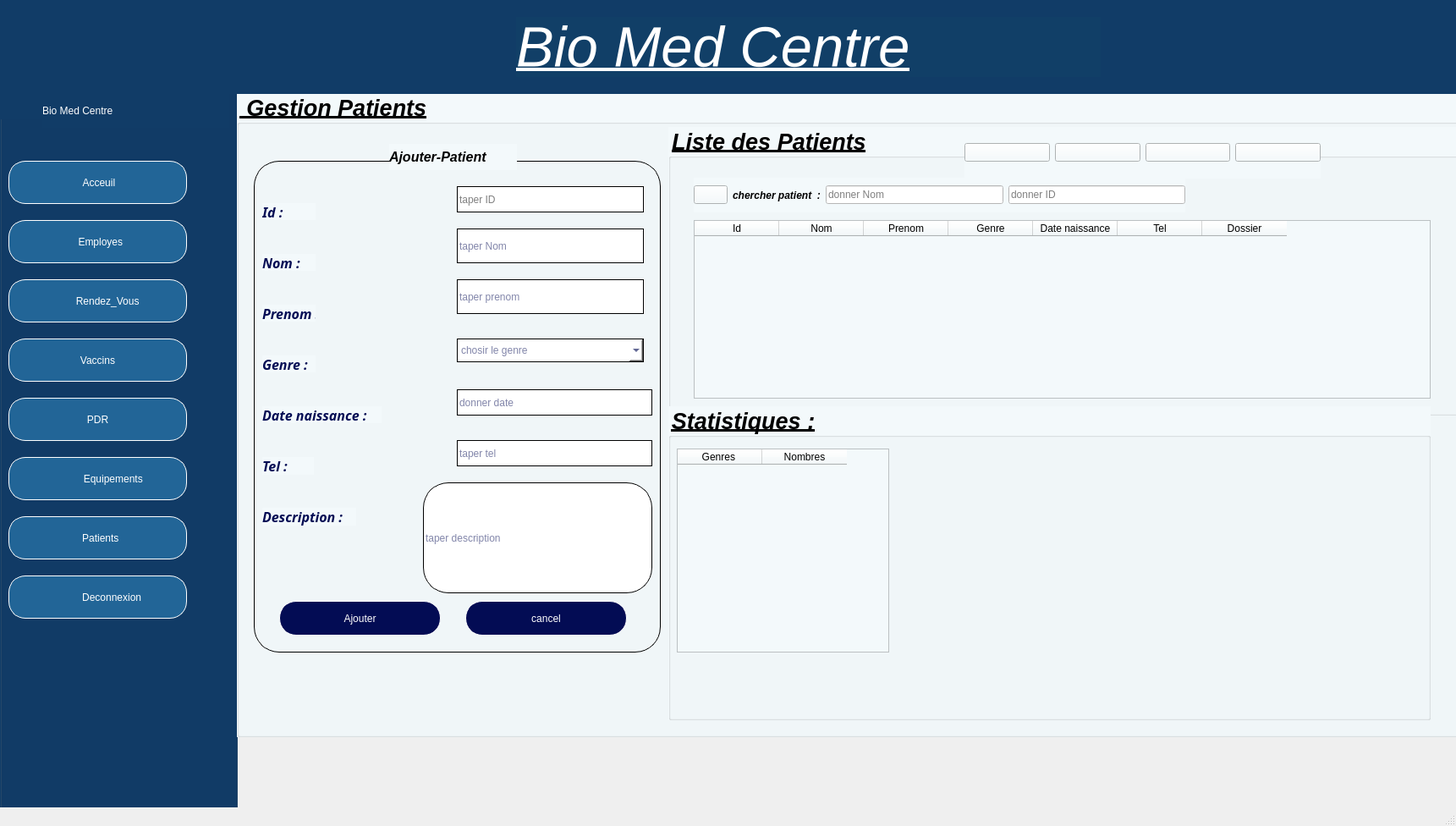
<?xml version="1.0" encoding="UTF-8"?>
<ui version="4.0">
 <class>MainWindow</class>
 <widget class="QMainWindow" name="MainWindow">
  <property name="geometry">
   <rect>
    <x>0</x>
    <y>0</y>
    <width>1721</width>
    <height>976</height>
   </rect>
  </property>
  <property name="windowTitle">
   <string>MainWindow</string>
  </property>
  <widget class="QWidget" name="centralwidget">
   <widget class="QGroupBox" name="groupBox">
    <property name="geometry">
     <rect>
      <x>0</x>
      <y>-10</y>
      <width>281</width>
      <height>991</height>
     </rect>
    </property>
    <property name="styleSheet">
     <string notr="true">background-color: rgb(17, 60, 103);</string>
    </property>
    <property name="title">
     <string/>
    </property>
    <widget class="QPushButton" name="pushButton_2">
     <property name="geometry">
      <rect>
       <x>10</x>
       <y>270</y>
       <width>211</width>
       <height>51</height>
      </rect>
     </property>
     <property name="styleSheet">
      <string notr="true">border:1px solid white;
border-radius:20px;
background-color:#226597;
color:white</string>
     </property>
     <property name="text">
      <string>  Employes</string>
     </property>
    </widget>
    <widget class="QPushButton" name="pushButton_3">
     <property name="geometry">
      <rect>
       <x>10</x>
       <y>340</y>
       <width>211</width>
       <height>51</height>
      </rect>
     </property>
     <property name="styleSheet">
      <string notr="true">border:1px solid white;
border-radius:20px;
background-color:#226597;
color:white</string>
     </property>
     <property name="text">
      <string>       Rendez_Vous</string>
     </property>
    </widget>
    <widget class="QPushButton" name="pushButton_4">
     <property name="geometry">
      <rect>
       <x>10</x>
       <y>410</y>
       <width>211</width>
       <height>51</height>
      </rect>
     </property>
     <property name="styleSheet">
      <string notr="true">border:1px solid white;
border-radius:20px;
background-color:#226597;
color:white</string>
     </property>
     <property name="text">
      <string>Vaccins</string>
     </property>
    </widget>
    <widget class="QPushButton" name="pushButton_5">
     <property name="geometry">
      <rect>
       <x>10</x>
       <y>480</y>
       <width>211</width>
       <height>51</height>
      </rect>
     </property>
     <property name="styleSheet">
      <string notr="true">border:1px solid white;
border-radius:20px;
background-color:#226597;
color:white</string>
     </property>
     <property name="text">
      <string>PDR</string>
     </property>
    </widget>
    <widget class="QPushButton" name="pushButton_7">
     <property name="geometry">
      <rect>
       <x>10</x>
       <y>550</y>
       <width>211</width>
       <height>51</height>
      </rect>
     </property>
     <property name="styleSheet">
      <string notr="true">border:1px solid white;
border-radius:20px;
background-color:#226597;
color:white</string>
     </property>
     <property name="text">
      <string>           Equipements</string>
     </property>
    </widget>
    <widget class="QPushButton" name="pushButton_8">
     <property name="geometry">
      <rect>
       <x>10</x>
       <y>620</y>
       <width>211</width>
       <height>51</height>
      </rect>
     </property>
     <property name="styleSheet">
      <string notr="true">border:1px solid white;
border-radius:20px;
background-color:#226597;
color:white</string>
     </property>
     <property name="text">
      <string>  Patients</string>
     </property>
    </widget>
    <widget class="QPushButton" name="pushButton_9">
     <property name="geometry">
      <rect>
       <x>10</x>
       <y>690</y>
       <width>211</width>
       <height>51</height>
      </rect>
     </property>
     <property name="styleSheet">
      <string notr="true">border:1px solid white;
border-radius:20px;
background-color:#226597;
color:white</string>
     </property>
     <property name="text">
      <string>          Deconnexion</string>
     </property>
    </widget>
    <widget class="QPushButton" name="pushButton">
     <property name="geometry">
      <rect>
       <x>10</x>
       <y>200</y>
       <width>211</width>
       <height>51</height>
      </rect>
     </property>
     <property name="styleSheet">
      <string notr="true">border:1px solid white;
border-radius:20px;
background-color:#226597;
color:white</string>
     </property>
     <property name="text">
      <string> Acceuil</string>
     </property>
    </widget>
    <widget class="QLabel" name="label_11">
     <property name="geometry">
      <rect>
       <x>20</x>
       <y>210</y>
       <width>63</width>
       <height>31</height>
      </rect>
     </property>
     <property name="styleSheet">
      <string notr="true">image: url(:/new/prefix1/image/Adobe Express - file.png);
background-color: rgb(34, 101, 151);
</string>
     </property>
     <property name="text">
      <string/>
     </property>
    </widget>
    <widget class="QLabel" name="label_12">
     <property name="geometry">
      <rect>
       <x>20</x>
       <y>280</y>
       <width>63</width>
       <height>31</height>
      </rect>
     </property>
     <property name="styleSheet">
      <string notr="true">image: url(:/new/prefix1/image/employe-Photoroom.png);
background-color: rgb(34, 101, 151);</string>
     </property>
     <property name="text">
      <string/>
     </property>
    </widget>
    <widget class="QLabel" name="label_13">
     <property name="geometry">
      <rect>
       <x>20</x>
       <y>350</y>
       <width>63</width>
       <height>31</height>
      </rect>
     </property>
     <property name="styleSheet">
      <string notr="true">image: url(:/new/prefix1/image/Remove background project.png);
background-color: rgb(34, 101, 151);</string>
     </property>
     <property name="text">
      <string/>
     </property>
    </widget>
    <widget class="QLabel" name="label_14">
     <property name="geometry">
      <rect>
       <x>20</x>
       <y>420</y>
       <width>63</width>
       <height>31</height>
      </rect>
     </property>
     <property name="styleSheet">
      <string notr="true">image: url(:/new/prefix1/image/Adobe Express - file (2).png);
background-color: rgb(34, 101, 151);</string>
     </property>
     <property name="text">
      <string/>
     </property>
    </widget>
    <widget class="QLabel" name="label_15">
     <property name="geometry">
      <rect>
       <x>20</x>
       <y>490</y>
       <width>63</width>
       <height>31</height>
      </rect>
     </property>
     <property name="styleSheet">
      <string notr="true">image: url(:/new/prefix1/image/Adobe Express - file (3).png);
background-color: rgb(34, 101, 151);
</string>
     </property>
     <property name="text">
      <string/>
     </property>
    </widget>
    <widget class="QLabel" name="label_16">
     <property name="geometry">
      <rect>
       <x>20</x>
       <y>560</y>
       <width>63</width>
       <height>31</height>
      </rect>
     </property>
     <property name="styleSheet">
      <string notr="true">image: url(:/new/prefix1/image/equipement.png);
background-color: rgb(34, 101, 151);</string>
     </property>
     <property name="text">
      <string/>
     </property>
    </widget>
    <widget class="QLabel" name="label_17">
     <property name="geometry">
      <rect>
       <x>20</x>
       <y>630</y>
       <width>63</width>
       <height>31</height>
      </rect>
     </property>
     <property name="styleSheet">
      <string notr="true">image: url(:/new/prefix1/image/patient.png);
background-color: rgb(34, 101, 151);</string>
     </property>
     <property name="text">
      <string/>
     </property>
    </widget>
    <widget class="QLabel" name="label_18">
     <property name="geometry">
      <rect>
       <x>20</x>
       <y>700</y>
       <width>63</width>
       <height>31</height>
      </rect>
     </property>
     <property name="styleSheet">
      <string notr="true">image: url(:/new/prefix1/image/dec.png);
background-color: rgb(34, 101, 151);</string>
     </property>
     <property name="text">
      <string/>
     </property>
    </widget>
    <widget class="QLabel" name="label_24">
     <property name="geometry">
      <rect>
       <x>-10</x>
       <y>0</y>
       <width>271</width>
       <height>151</height>
      </rect>
     </property>
     <property name="styleSheet">
      <string notr="true">image: url(:/new/prefix1/image/Adobe Express - file (5).png);</string>
     </property>
     <property name="text">
      <string/>
     </property>
    </widget>
    <widget class="QLabel" name="label_25">
     <property name="geometry">
      <rect>
       <x>50</x>
       <y>120</y>
       <width>221</width>
       <height>41</height>
      </rect>
     </property>
     <property name="styleSheet">
      <string notr="true">background-color: rgb(17, 60, 103);
color: rgb(255, 255, 255);
font: 900 italic 15pt &quot;Segoe UI&quot;;</string>
     </property>
     <property name="text">
      <string>Bio Med Centre</string>
     </property>
    </widget>
   </widget>
   <widget class="QGroupBox" name="groupBox_2">
    <property name="geometry">
     <rect>
      <x>280</x>
      <y>110</y>
      <width>1451</width>
      <height>761</height>
     </rect>
    </property>
    <property name="font">
     <font>
      <pointsize>20</pointsize>
      <italic>true</italic>
      <bold>true</bold>
      <underline>true</underline>
     </font>
    </property>
    <property name="styleSheet">
     <string notr="true">background-color: rgb(243, 249, 251);
color: rgb(0, 0, 0);
</string>
    </property>
    <property name="title">
     <string> Gestion Patients</string>
    </property>
    <widget class="QLabel" name="label_2">
     <property name="geometry">
      <rect>
       <x>30</x>
       <y>130</y>
       <width>63</width>
       <height>20</height>
      </rect>
     </property>
     <property name="font">
      <font>
       <family>Perpetua</family>
       <pointsize>12</pointsize>
       <italic>true</italic>
       <bold>true</bold>
      </font>
     </property>
     <property name="styleSheet">
      <string notr="true">color:#030C54</string>
     </property>
     <property name="text">
      <string>Id :</string>
     </property>
    </widget>
    <widget class="QLabel" name="label_3">
     <property name="geometry">
      <rect>
       <x>30</x>
       <y>190</y>
       <width>63</width>
       <height>20</height>
      </rect>
     </property>
     <property name="font">
      <font>
       <family>Perpetua</family>
       <pointsize>12</pointsize>
       <italic>true</italic>
       <bold>true</bold>
      </font>
     </property>
     <property name="styleSheet">
      <string notr="true">color:#030C54</string>
     </property>
     <property name="text">
      <string>Nom :</string>
     </property>
    </widget>
    <widget class="QLabel" name="label_4">
     <property name="geometry">
      <rect>
       <x>30</x>
       <y>250</y>
       <width>63</width>
       <height>20</height>
      </rect>
     </property>
     <property name="font">
      <font>
       <family>Perpetua</family>
       <pointsize>12</pointsize>
       <italic>true</italic>
       <bold>true</bold>
      </font>
     </property>
     <property name="styleSheet">
      <string notr="true">color:#030C54</string>
     </property>
     <property name="text">
      <string>Prenom :</string>
     </property>
    </widget>
    <widget class="QLabel" name="label_5">
     <property name="geometry">
      <rect>
       <x>30</x>
       <y>310</y>
       <width>63</width>
       <height>20</height>
      </rect>
     </property>
     <property name="font">
      <font>
       <family>Perpetua</family>
       <pointsize>12</pointsize>
       <italic>true</italic>
       <bold>true</bold>
      </font>
     </property>
     <property name="styleSheet">
      <string notr="true">color:#030C54</string>
     </property>
     <property name="text">
      <string>Genre :</string>
     </property>
    </widget>
    <widget class="QLabel" name="label_6">
     <property name="geometry">
      <rect>
       <x>30</x>
       <y>370</y>
       <width>141</width>
       <height>20</height>
      </rect>
     </property>
     <property name="font">
      <font>
       <family>Perpetua</family>
       <pointsize>12</pointsize>
       <italic>true</italic>
       <bold>true</bold>
      </font>
     </property>
     <property name="styleSheet">
      <string notr="true">color:#030C54</string>
     </property>
     <property name="text">
      <string>Date naissance :</string>
     </property>
    </widget>
    <widget class="QLabel" name="label_7">
     <property name="geometry">
      <rect>
       <x>30</x>
       <y>430</y>
       <width>61</width>
       <height>21</height>
      </rect>
     </property>
     <property name="font">
      <font>
       <family>Perpetua</family>
       <pointsize>12</pointsize>
       <italic>true</italic>
       <bold>true</bold>
      </font>
     </property>
     <property name="styleSheet">
      <string notr="true">color:#030C54</string>
     </property>
     <property name="text">
      <string>Tel :</string>
     </property>
    </widget>
    <widget class="QLabel" name="label_8">
     <property name="geometry">
      <rect>
       <x>30</x>
       <y>490</y>
       <width>111</width>
       <height>21</height>
      </rect>
     </property>
     <property name="font">
      <font>
       <family>Perpetua</family>
       <pointsize>12</pointsize>
       <italic>true</italic>
       <bold>true</bold>
      </font>
     </property>
     <property name="styleSheet">
      <string notr="true">color:#030C54</string>
     </property>
     <property name="text">
      <string>Description :</string>
     </property>
    </widget>
    <widget class="QFrame" name="frame">
     <property name="geometry">
      <rect>
       <x>20</x>
       <y>80</y>
       <width>481</width>
       <height>581</height>
      </rect>
     </property>
     <property name="styleSheet">
      <string notr="true">border:1px solid black;
border-radius:30px;
background-color: none;color:#030C54</string>
     </property>
     <property name="frameShape">
      <enum>QFrame::Shape::StyledPanel</enum>
     </property>
     <property name="frameShadow">
      <enum>QFrame::Shadow::Raised</enum>
     </property>
     <widget class="QLineEdit" name="id">
      <property name="geometry">
       <rect>
        <x>240</x>
        <y>30</y>
        <width>221</width>
        <height>31</height>
       </rect>
      </property>
      <property name="styleSheet">
       <string notr="true">;
background-color: rgb(255, 255, 255);
color: rgb(0, 0, 0);</string>
      </property>
      <property name="text">
       <string/>
      </property>
      <property name="placeholderText">
       <string>taper ID</string>
      </property>
     </widget>
     <widget class="QLineEdit" name="nom">
      <property name="geometry">
       <rect>
        <x>240</x>
        <y>80</y>
        <width>221</width>
        <height>41</height>
       </rect>
      </property>
      <property name="styleSheet">
       <string notr="true">background-color: rgb(255, 255, 255);</string>
      </property>
      <property name="text">
       <string/>
      </property>
      <property name="placeholderText">
       <string>taper Nom</string>
      </property>
     </widget>
     <widget class="QLineEdit" name="prenom">
      <property name="geometry">
       <rect>
        <x>240</x>
        <y>140</y>
        <width>221</width>
        <height>41</height>
       </rect>
      </property>
      <property name="styleSheet">
       <string notr="true">background-color: rgb(255, 255, 255);</string>
      </property>
      <property name="text">
       <string/>
      </property>
      <property name="placeholderText">
       <string>taper prenom</string>
      </property>
     </widget>
     <widget class="QLineEdit" name="tel">
      <property name="geometry">
       <rect>
        <x>240</x>
        <y>330</y>
        <width>231</width>
        <height>31</height>
       </rect>
      </property>
      <property name="styleSheet">
       <string notr="true">background-color: rgb(255, 255, 255);</string>
      </property>
      <property name="text">
       <string/>
      </property>
      <property name="placeholderText">
       <string>taper tel</string>
      </property>
     </widget>
     <widget class="QPushButton" name="ajouter">
      <property name="geometry">
       <rect>
        <x>30</x>
        <y>520</y>
        <width>191</width>
        <height>41</height>
       </rect>
      </property>
      <property name="styleSheet">
       <string notr="true">border:1px solid white;
border-radius:20px;
background-color:#030C54;
color:white</string>
      </property>
      <property name="text">
       <string>Ajouter</string>
      </property>
     </widget>
     <widget class="QLineEdit" name="date">
      <property name="geometry">
       <rect>
        <x>240</x>
        <y>270</y>
        <width>231</width>
        <height>31</height>
       </rect>
      </property>
      <property name="styleSheet">
       <string notr="true">background-color: rgb(255, 255, 255);</string>
      </property>
      <property name="text">
       <string/>
      </property>
      <property name="placeholderText">
       <string>donner date </string>
      </property>
     </widget>
     <widget class="QLineEdit" name="doc">
      <property name="geometry">
       <rect>
        <x>200</x>
        <y>380</y>
        <width>271</width>
        <height>131</height>
       </rect>
      </property>
      <property name="styleSheet">
       <string notr="true">background-color: rgb(255, 255, 255);</string>
      </property>
      <property name="text">
       <string/>
      </property>
      <property name="placeholderText">
       <string>taper description</string>
      </property>
     </widget>
     <widget class="QComboBox" name="genre">
      <property name="geometry">
       <rect>
        <x>240</x>
        <y>210</y>
        <width>221</width>
        <height>28</height>
       </rect>
      </property>
      <property name="styleSheet">
       <string notr="true">background-color: rgb(255, 255, 255);</string>
      </property>
      <property name="currentText">
       <string/>
      </property>
      <property name="placeholderText">
       <string>chosir le genre</string>
      </property>
     </widget>
     <widget class="QPushButton" name="cancel">
      <property name="geometry">
       <rect>
        <x>250</x>
        <y>520</y>
        <width>191</width>
        <height>41</height>
       </rect>
      </property>
      <property name="styleSheet">
       <string notr="true">border:1px solid white;
border-radius:20px;
background-color:#030C54;
color:white</string>
      </property>
      <property name="text">
       <string>cancel</string>
      </property>
     </widget>
    </widget>
    <widget class="QLabel" name="label_9">
     <property name="geometry">
      <rect>
       <x>180</x>
       <y>60</y>
       <width>151</width>
       <height>31</height>
      </rect>
     </property>
     <property name="font">
      <font>
       <pointsize>12</pointsize>
       <italic>true</italic>
       <bold>true</bold>
      </font>
     </property>
     <property name="text">
      <string>Ajouter-Patient</string>
     </property>
    </widget>
    <widget class="QGroupBox" name="groupBox_3">
     <property name="geometry">
      <rect>
       <x>510</x>
       <y>40</y>
       <width>941</width>
       <height>341</height>
      </rect>
     </property>
     <property name="font">
      <font>
       <pointsize>20</pointsize>
       <italic>true</italic>
       <bold>true</bold>
       <underline>true</underline>
      </font>
     </property>
     <property name="title">
      <string>Liste des Patients</string>
     </property>
     <widget class="QTableWidget" name="tableWidget">
      <property name="geometry">
       <rect>
        <x>30</x>
        <y>110</y>
        <width>871</width>
        <height>211</height>
       </rect>
      </property>
      <column>
       <property name="text">
        <string>Id</string>
       </property>
      </column>
      <column>
       <property name="text">
        <string>Nom</string>
       </property>
      </column>
      <column>
       <property name="text">
        <string>Prenom</string>
       </property>
      </column>
      <column>
       <property name="text">
        <string>Genre</string>
       </property>
      </column>
      <column>
       <property name="text">
        <string>Date naissance</string>
       </property>
      </column>
      <column>
       <property name="text">
        <string>Tel</string>
       </property>
      </column>
      <column>
       <property name="text">
        <string>Dossier</string>
       </property>
      </column>
     </widget>
     <widget class="QWidget" name="layoutWidget">
      <property name="geometry">
       <rect>
        <x>350</x>
        <y>0</y>
        <width>421</width>
        <height>61</height>
       </rect>
      </property>
      <layout class="QHBoxLayout" name="horizontalLayout">
       <item>
        <widget class="QPushButton" name="retour">
         <property name="styleSheet">
          <string notr="true">image: url(:/new/prefix1/image/repeat.svg);</string>
         </property>
         <property name="text">
          <string/>
         </property>
        </widget>
       </item>
       <item>
        <widget class="QPushButton" name="pdf">
         <property name="styleSheet">
          <string notr="true">image: url(:/new/prefix1/image/pdff.png);</string>
         </property>
         <property name="text">
          <string/>
         </property>
        </widget>
       </item>
       <item>
        <widget class="QPushButton" name="drop">
         <property name="styleSheet">
          <string notr="true">image: url(:/new/prefix1/image/sup.png);</string>
         </property>
         <property name="text">
          <string/>
         </property>
        </widget>
       </item>
       <item>
        <widget class="QPushButton" name="mod">
         <property name="styleSheet">
          <string notr="true">image: url(:/new/prefix1/image/mod.jpeg);</string>
         </property>
         <property name="text">
          <string/>
         </property>
        </widget>
       </item>
      </layout>
     </widget>
     <widget class="QWidget" name="layoutWidget">
      <property name="geometry">
       <rect>
        <x>30</x>
        <y>60</y>
        <width>581</width>
        <height>41</height>
       </rect>
      </property>
      <layout class="QHBoxLayout" name="horizontalLayout_2">
       <item>
        <widget class="QPushButton" name="chercher">
         <property name="styleSheet">
          <string notr="true">image: url(:/new/prefix1/image/chercher.png);</string>
         </property>
         <property name="text">
          <string/>
         </property>
        </widget>
       </item>
       <item>
        <widget class="QLabel" name="label_10">
         <property name="font">
          <font>
           <italic>true</italic>
           <bold>true</bold>
          </font>
         </property>
         <property name="text">
          <string>chercher patient  :</string>
         </property>
        </widget>
       </item>
       <item>
        <widget class="QLineEdit" name="nom2">
         <property name="styleSheet">
          <string notr="true">;
background-color: rgb(255, 255, 255);
color: rgb(0, 0, 0);</string>
         </property>
         <property name="text">
          <string/>
         </property>
         <property name="placeholderText">
          <string>donner Nom </string>
         </property>
        </widget>
       </item>
       <item>
        <widget class="QLineEdit" name="id2">
         <property name="styleSheet">
          <string notr="true">;
background-color: rgb(255, 255, 255);
color: rgb(0, 0, 0);</string>
         </property>
         <property name="text">
          <string/>
         </property>
         <property name="placeholderText">
          <string>donner ID </string>
         </property>
        </widget>
       </item>
      </layout>
     </widget>
    </widget>
    <widget class="QGroupBox" name="stat">
     <property name="geometry">
      <rect>
       <x>510</x>
       <y>370</y>
       <width>901</width>
       <height>371</height>
      </rect>
     </property>
     <property name="font">
      <font>
       <pointsize>20</pointsize>
       <italic>true</italic>
       <bold>true</bold>
       <underline>true</underline>
      </font>
     </property>
     <property name="title">
      <string>Statistiques :</string>
     </property>
     <widget class="QTableWidget" name="tableWidget_2">
      <property name="geometry">
       <rect>
        <x>10</x>
        <y>50</y>
        <width>251</width>
        <height>241</height>
       </rect>
      </property>
      <column>
       <property name="text">
        <string>Genres </string>
       </property>
      </column>
      <column>
       <property name="text">
        <string>Nombres</string>
       </property>
      </column>
     </widget>
    </widget>
   </widget>
   <widget class="QLabel" name="label">
    <property name="geometry">
     <rect>
      <x>230</x>
      <y>-10</y>
      <width>1501</width>
      <height>121</height>
     </rect>
    </property>
    <property name="styleSheet">
     <string notr="true">background-color: rgb(17, 60, 103);</string>
    </property>
    <property name="text">
     <string/>
    </property>
   </widget>
   <widget class="QLabel" name="label_26">
    <property name="geometry">
     <rect>
      <x>610</x>
      <y>20</y>
      <width>691</width>
      <height>71</height>
     </rect>
    </property>
    <property name="font">
     <font>
      <family>Segoe UI</family>
      <pointsize>50</pointsize>
      <italic>true</italic>
      <underline>true</underline>
      <fontweight>Black</fontweight>
     </font>
    </property>
    <property name="styleSheet">
     <string notr="true">background-color: rgb(17, 63, 103);

color: rgb(255, 255, 255);
font: 900 italic 50pt &quot;Segoe UI&quot;;</string>
    </property>
    <property name="text">
     <string>Bio Med Centre</string>
    </property>
   </widget>
  </widget>
  <widget class="QStatusBar" name="statusbar"/>
 </widget>
 <resources/>
 <connections/>
</ui>
